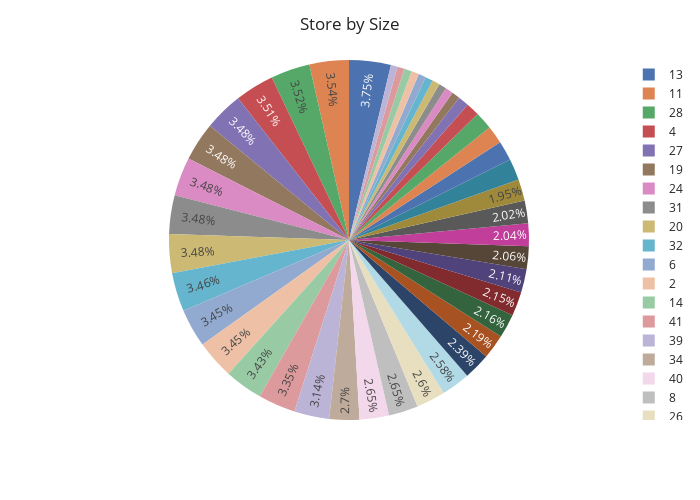

Here is the notebook cell this chart was saved with:
### Code cell
import plotly.offline as py 
py.init_notebook_mode(connected=True)
import plotly.graph_objs as go 
import plotly.tools as tools
import warnings
warnings.filterwarnings("ignore")
from collections import Counter 
import plotly.io as pio
import plotly.express as px

pio.templates.default = "seaborn"

labels = data1['Store'].tolist()
values = data1['Size'].tolist()

fig = px.pie(data1, values=values, names=labels)
fig.update_traces(textposition='inside')
fig.update_layout(uniformtext_minsize=12, uniformtext_mode='hide')
fig['layout'].update(height=500, width=700, title='Store by Size')
fig.show()

### Figure 1 — Plotly figure (JSON) as saved in the notebook; plotly's stock layout.template omitted (floating-point values rounded to 4 significant figures)
{"data": [{"domain": {"x": [0, 1], "y": [0, 1]}, "hovertemplate": "label=%{label}<br>value=%{value}<extra></extra>", "labels": [1, 2, 3, 4, 5, 6, 7, 8, 9, 10, 11, 12, 13, 14, 15, 16, 17, 18, 19, 20, 21, 22, 23, 24, 25, 26, 27, 28, 29, 30, 31, 32, 33, 34, 35, 36, 37, 38, 39, 40, 41, 42, 43, 44, 45], "legendgroup": "", "name": "", "showlegend": true, "textposition": "inside", "type": "pie", "values": [151315, 202307, 37392, 205863, 34875, 202505, 70713, 155078, 125833, 126512, 207499, 112238, 219622, 200898, 123737, 57197, 93188, 120653, 203819, 203742, 140167, 119557, 114533, 203819, 128107, 152513, 204184, 206302, 93638, 42988, 203750, 203007, 39690, 158114, 103681, 39910, 39910, 39690, 184109, 155083, 196321, 39690, 41062, 39910, 118221]}], "layout": {"height": 500, "legend": {"tracegroupgap": 0}, "margin": {"t": 60}, "title": {"text": "Store by Size"}, "uniformtext": {"minsize": 12, "mode": "hide"}, "width": 700}}
